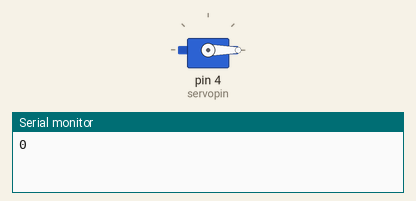
Simulated run of this sketch. Board: Arduino Uno, built with avr-gcc and run on an emulated ATmega328P. Shown: servo, the last lines printed to the serial monitor.

Above: at 0.05 s.
At 1.55 s:
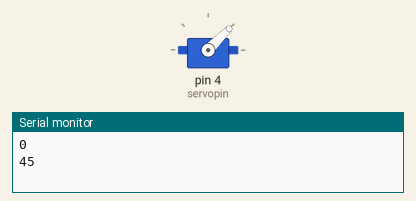
At 3.05 s:
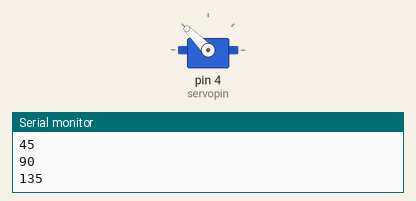
At 6.0 s:
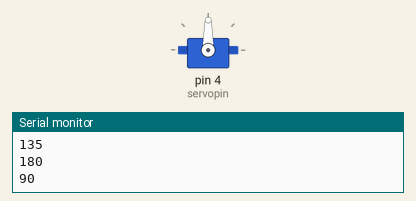
Timing chart, 0 to 7.8 s (numbered marks = the images above):
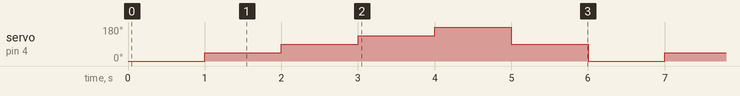

The sketch:

sketch_may24a.ino
```cpp
#include <Servo.h>

const int servopin = 4;


Servo servo1;

void setup()
{
    Serial.begin(115200);
    servo1.attach(servopin);

}

void loop()
{

    for(;;)
    {
        Serial.println( "0" );
        servo1.write( 0 );
        delay(1000);

        Serial.println( "45" );
        servo1.write( 45 );
        delay(1000);

        Serial.println( "90" );
        servo1.write( 90 );
        delay(1000);

        Serial.println( "135" );
        servo1.write( 135 );
        delay(1000);

        Serial.println( "180" );
        servo1.write( 180 );
        delay(1000);

        Serial.println( "90" );
        servo1.write( 90 );
        delay(1000);

    }


}
```

Measured:
- by itself, servo on pin 4 (servopin): repeats every 6.0 s: 90° 1.0 s, 135° 1.0 s, 180° 1.0 s, 90° 1.0 s, 0° 1.0 s, 45° 1.0 s
